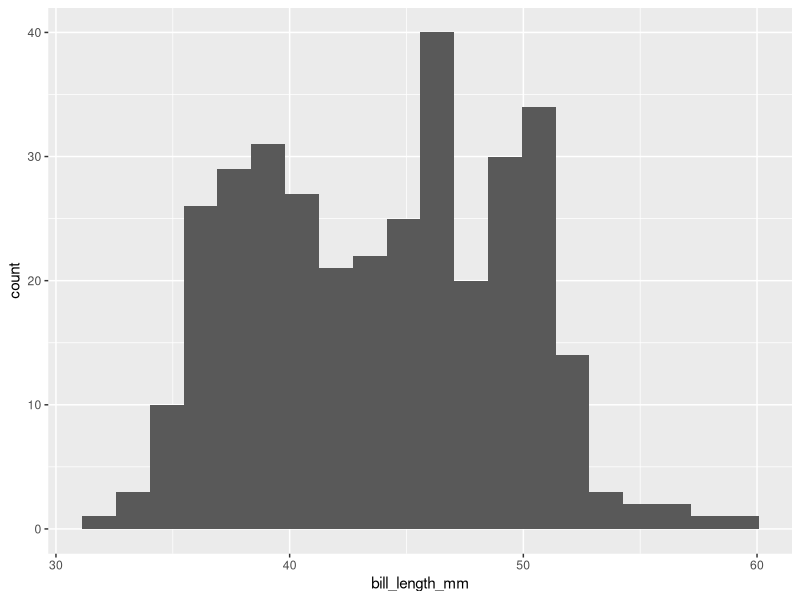
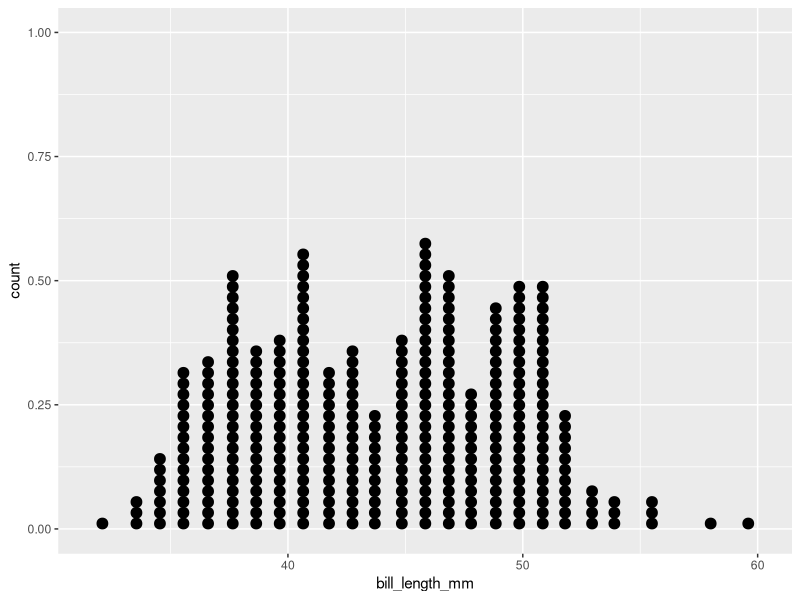
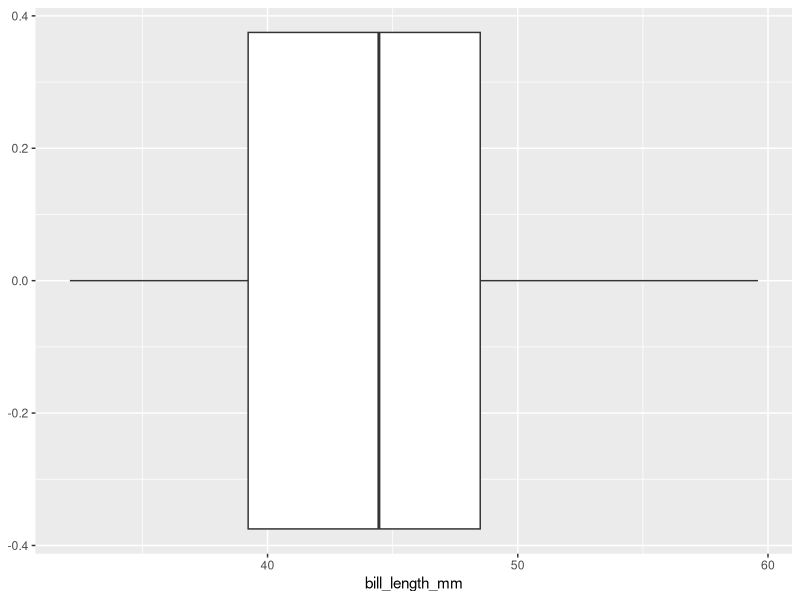
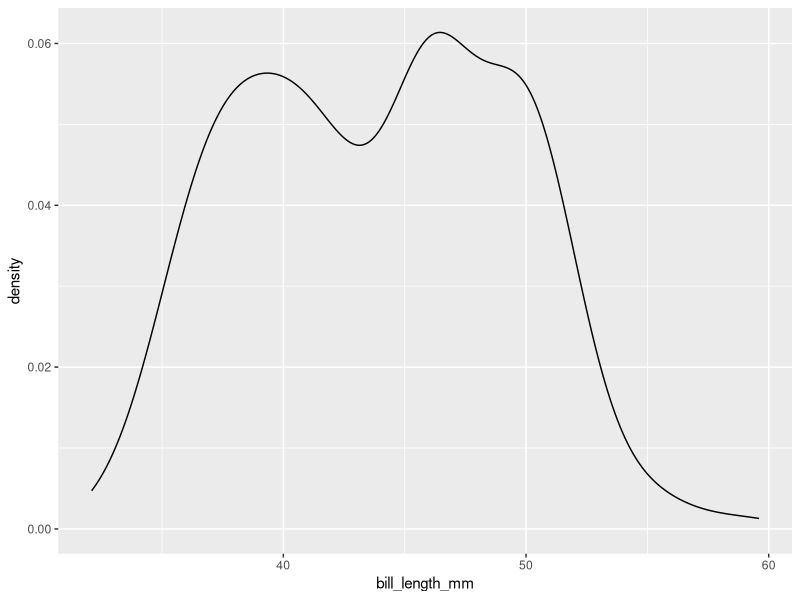

The R source for these figures, in order:
library(palmerpenguins)
library(tidyverse)

## HISTOGRAM

penguins %>%
  ggplot(aes(x = bill_length_mm)) + 
  geom_histogram(bins = 20)


## DOTPLOT

penguins %>% 
  ggplot(aes(x = bill_length_mm)) + 
  geom_dotplot(dotsize = 0.5)


## BOXPLOT

penguins %>% 
  ggplot(aes(x = bill_length_mm)) + 
  geom_boxplot()


## DENSITY PLOT

penguins %>% 
  ggplot(aes(x = bill_length_mm)) + 
  geom_density()
